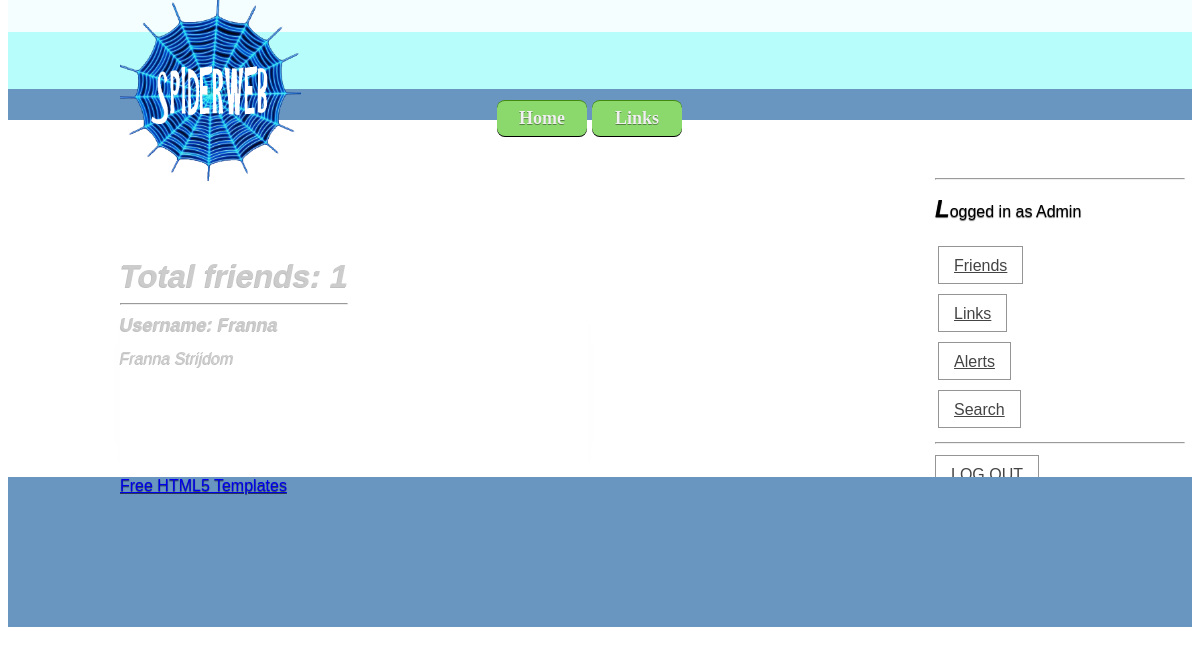
The app's page /index.php?action=1 (signed in) with its own data.
### tables this page shows
CREATE TABLE IF NOT EXISTS `user` (
  `USER_ID` int(11) NOT NULL AUTO_INCREMENT,
  `USER_USERNAME` varchar(100) NOT NULL,
  `USER_EMAIL` varchar(200) NOT NULL,
  `USER_PASSWORD` varchar(100) NOT NULL,
  `USER_FN` varchar(200) NOT NULL,
  `USER_LN` varchar(200) NOT NULL,
  `USER_GENDER` char(1) NOT NULL,
  `USER_BIRTH` date NOT NULL,
  `USER_TYPE` varchar(1) NOT NULL,
  `USER_PIC_LOCATION` varchar(300) DEFAULT NULL,
  UNIQUE KEY `USER_USERNAME` (`USER_USERNAME`,`USER_EMAIL`),
  UNIQUE KEY `USER_PIC_LOCATION` (`USER_PIC_LOCATION`),
  KEY `USER_ID` (`USER_ID`)
);

### pages/friends.php (the view, shortened to what this page needs)
<?php
	if(!isset($_SESSION['userName']))
	{
		$userID = 0;
	} else
	{
		$userName = $_SESSION['userName'];
		$data = mysql_query("SELECT USER_ID FROM user WHERE (USER_USERNAME='$userName')")
		or die(mysql_error());
		$info = mysql_fetch_array( $data );
		$userID = $info['USER_ID'];
	}
?>
<!DOCTYPE html>
<html>
    <head>
		<link rel="stylesheet" href="./css/reg.css" type="text/css" media="screen" charset="utf-8"/>
		<link rel="stylesheet" href="css/links.css"/>
	</head>
	<body>
		<div id="enter">
		<?php
			$var1 = mysql_query("CALL sp_GetUserFriends($userID)")
			or die(mysql_error());
			$num_rows = mysql_num_rows($var1);
			if ($num_rows<1)
			{
				echo "<br/><br/><br/><br/><br/><h1> No results </h1><br/><br/><br/><br/><br/><br/><br/><br/><br/><br/><br/><br/><br/><br/><br/><br/><br/><br/><br/><br/><br/><br/><br/><br/><br/><br/>";
			} else echo "<br/><br/><br/><h1> Total friends: ".$num_rows."</h2>";
			$counter = 0;
			while($info = mysql_fetch_array( $var1 ))
			{
				$counter++;
				if ($counter % 2!=0)
				{
					Print "<tr width='100%'>";
				}
				echo "<td>
					<hr/>
						<h3> Username:   ".$info['USER_USERNAME']."</h3>
						<p>".$info['USER_FN']." ".$info['USER_LN']."</p>";
					echo "</td>";
			}
			if ($num_rows<3)
			{
				echo "<br/><br/><br/><br/><br/>";
			}
		?>
		</div>
	</body>
</html>

### css/style.css (style rules this page uses)
body { margin-top: 0px; margin-bottom: 0px; font-family: Helvetica, "Helvetica Neue", Arial, sans-serif; text-shadow: 0 1px 1px rgba(0, 0, 0, 0.6); }
h2, h3 { margin-top: 15px; margin-right: 0; margin-bottom: 10px; margin-left: 0; font-size: 16px; }
h3 { font-size: 18px; }
#enter { font-family: Arial, Helvetica, sans-serif; font-size: 16px; font-style: normal; font-weight: normal; color: #CCCCCC; float: left; padding-right: 240px; padding-bottom: 40px; }
#main hr { height: 0.1px; color: #E9E9E9; }
#enter { font-style: italic; text-shadow: -1px 1px 0 #C0C0C0; line-height: 10px; -webkit-box-shadow:0 45px 60px -60px #AAA; -moz-box-shadow:0 45px 60px -60px #AAA; }
p { line-height: 25px; }

### records on screen
user: USER_USERNAME "Franna", USER_FN "Franna", USER_LN "Strijdom"

### other values on screen
$num_rows "1"
$_SESSION['userName'] "Admin"
